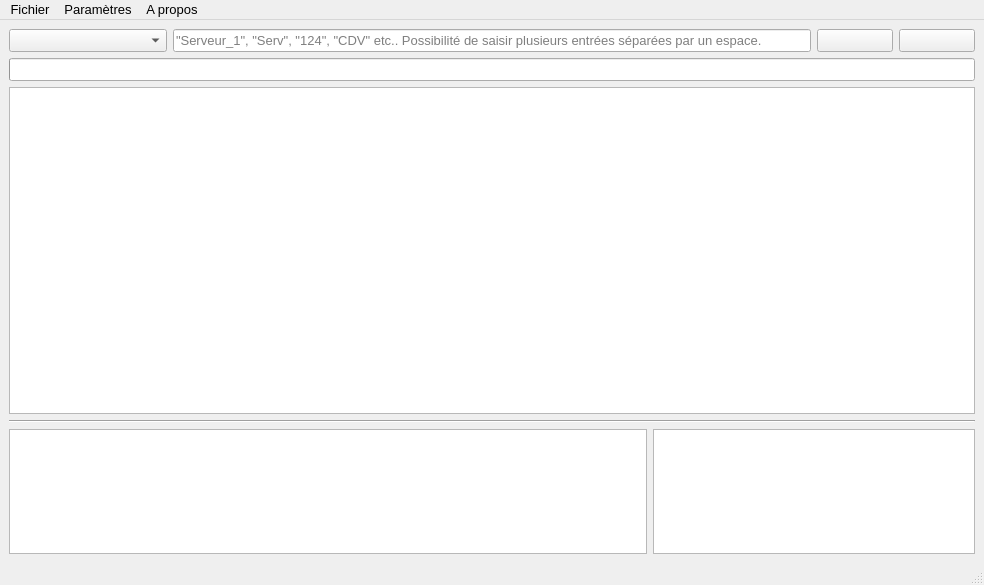
<?xml version="1.0" encoding="UTF-8"?>
<ui version="4.0">
 <class>MainWindow</class>
 <widget class="QMainWindow" name="MainWindow">
  <property name="geometry">
   <rect>
    <x>0</x>
    <y>0</y>
    <width>984</width>
    <height>585</height>
   </rect>
  </property>
  <property name="font">
   <font>
    <pointsize>10</pointsize>
   </font>
  </property>
  <property name="windowTitle">
   <string>Finder</string>
  </property>
  <property name="styleSheet">
   <string notr="true"/>
  </property>
  <property name="tabShape">
   <enum>QTabWidget::Rounded</enum>
  </property>
  <widget class="QWidget" name="centralwidget">
   <property name="styleSheet">
    <string notr="true"/>
   </property>
   <layout class="QGridLayout" name="gridLayout">
    <item row="3" column="0" colspan="6">
     <widget class="Line" name="line">
      <property name="orientation">
       <enum>Qt::Horizontal</enum>
      </property>
     </widget>
    </item>
    <item row="0" column="0">
     <widget class="QComboBox" name="comboBox">
      <property name="maximumSize">
       <size>
        <width>16777215</width>
        <height>16777215</height>
       </size>
      </property>
     </widget>
    </item>
    <item row="2" column="0" colspan="6">
     <widget class="QTableView" name="tableView"/>
    </item>
    <item row="1" column="0" colspan="6">
     <widget class="QProgressBar" name="progressBar">
      <property name="value">
       <number>0</number>
      </property>
      <property name="textVisible">
       <bool>false</bool>
      </property>
     </widget>
    </item>
    <item row="4" column="4" colspan="2">
     <widget class="QTextEdit" name="textEdit_2">
      <property name="maximumSize">
       <size>
        <width>16777215</width>
        <height>125</height>
       </size>
      </property>
      <property name="focusPolicy">
       <enum>Qt::NoFocus</enum>
      </property>
      <property name="styleSheet">
       <string notr="true"/>
      </property>
      <property name="frameShadow">
       <enum>QFrame::Plain</enum>
      </property>
     </widget>
    </item>
    <item row="0" column="5">
     <layout class="QHBoxLayout" name="horizontalLayout">
      <item>
       <widget class="QPushButton" name="pushButton">
        <property name="text">
         <string/>
        </property>
       </widget>
      </item>
      <item>
       <widget class="QPushButton" name="pushButton_2">
        <property name="enabled">
         <bool>true</bool>
        </property>
        <property name="text">
         <string/>
        </property>
       </widget>
      </item>
     </layout>
    </item>
    <item row="0" column="1" colspan="4">
     <widget class="QLineEdit" name="lineEdit">
      <property name="styleSheet">
       <string notr="true"/>
      </property>
      <property name="text">
       <string/>
      </property>
      <property name="placeholderText">
       <string>&quot;Serveur_1&quot;, &quot;Serv&quot;, &quot;124&quot;, &quot;CDV&quot; etc.. Possibilité de saisir plusieurs entrées séparées par un espace.</string>
      </property>
     </widget>
    </item>
    <item row="4" column="0" colspan="4">
     <widget class="QTextEdit" name="textEdit">
      <property name="maximumSize">
       <size>
        <width>16777215</width>
        <height>125</height>
       </size>
      </property>
      <property name="focusPolicy">
       <enum>Qt::NoFocus</enum>
      </property>
      <property name="styleSheet">
       <string notr="true"/>
      </property>
      <property name="frameShadow">
       <enum>QFrame::Plain</enum>
      </property>
     </widget>
    </item>
   </layout>
  </widget>
  <widget class="QMenuBar" name="menuBar">
   <property name="geometry">
    <rect>
     <x>0</x>
     <y>0</y>
     <width>984</width>
     <height>21</height>
    </rect>
   </property>
   <widget class="QMenu" name="menuParameters">
    <property name="title">
     <string>Paramètres</string>
    </property>
   </widget>
   <widget class="QMenu" name="menuFile">
    <property name="title">
     <string>Fichier</string>
    </property>
   </widget>
   <widget class="QMenu" name="menuAbout">
    <property name="title">
     <string>A propos</string>
    </property>
   </widget>
   <addaction name="menuFile"/>
   <addaction name="menuParameters"/>
   <addaction name="menuAbout"/>
  </widget>
  <widget class="QStatusBar" name="statusBar">
   <property name="styleSheet">
    <string notr="true"/>
   </property>
   <property name="sizeGripEnabled">
    <bool>true</bool>
   </property>
  </widget>
 </widget>
 <resources/>
 <connections/>
</ui>
